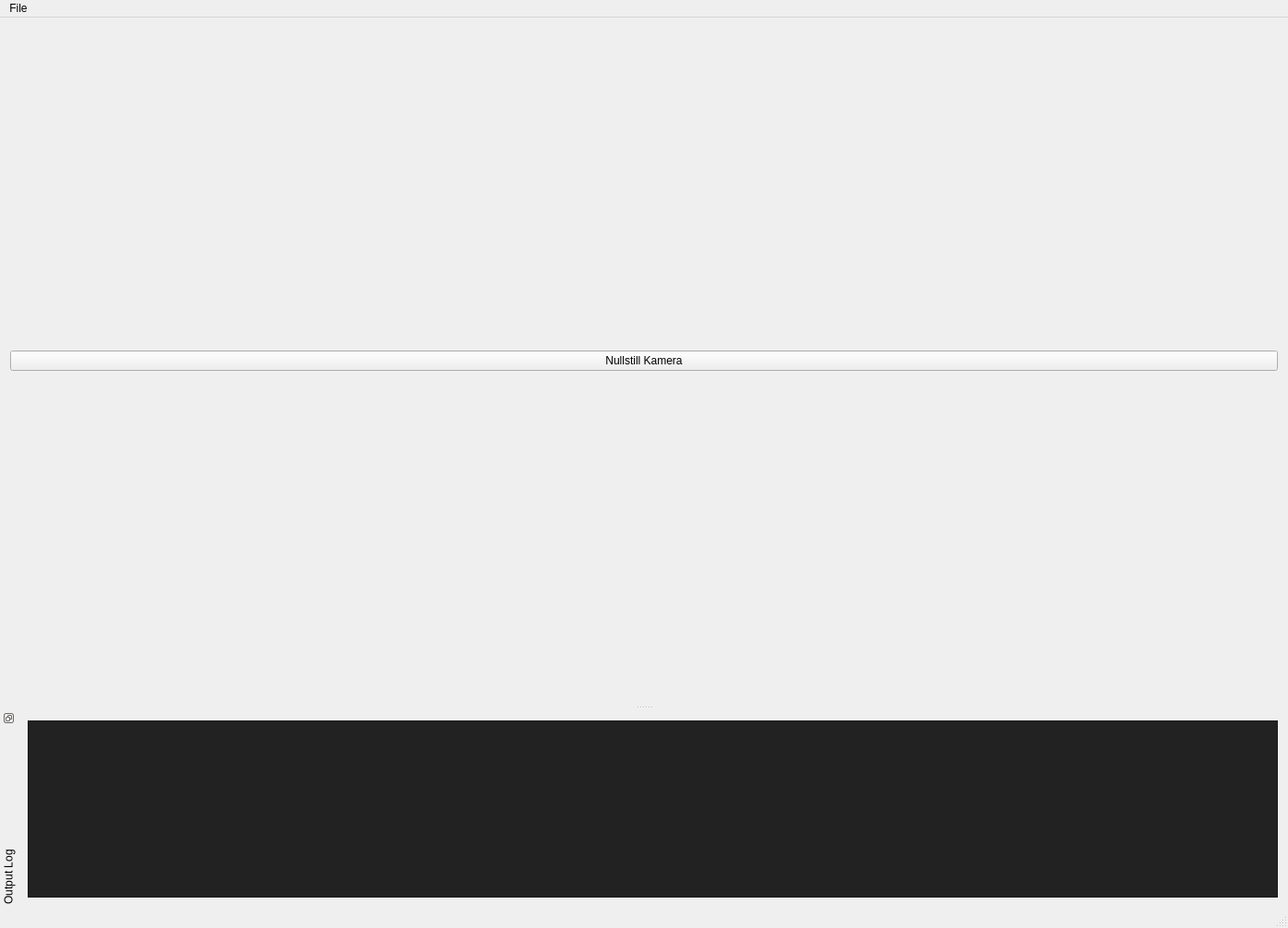
<?xml version="1.0" encoding="UTF-8"?>
<ui version="4.0">
 <class>MainWindow</class>
 <widget class="QMainWindow" name="MainWindow">
  <property name="geometry">
   <rect>
    <x>0</x>
    <y>0</y>
    <width>1396</width>
    <height>1006</height>
   </rect>
  </property>
  <property name="windowTitle">
   <string>OpenGL in Qt is great fun!</string>
  </property>
  <widget class="QWidget" name="centralWidget">
   <layout class="QVBoxLayout" name="verticalLayout">
    <item>
     <widget class="QPushButton" name="resetbutton">
      <property name="text">
       <string>Nullstill Kamera</string>
      </property>
      <property name="checkable">
       <bool>true</bool>
      </property>
     </widget>
    </item>
    <item>
     <layout class="QVBoxLayout" name="OpenGLLayout"/>
    </item>
   </layout>
  </widget>
  <widget class="QMenuBar" name="menuBar">
   <property name="geometry">
    <rect>
     <x>0</x>
     <y>0</y>
     <width>1396</width>
     <height>17</height>
    </rect>
   </property>
   <widget class="QMenu" name="menuFile">
    <property name="title">
     <string>File</string>
    </property>
    <addaction name="fileExit"/>
   </widget>
   <addaction name="menuFile"/>
  </widget>
  <widget class="QStatusBar" name="statusBar"/>
  <widget class="QDockWidget" name="dockWidgetConsole">
   <property name="features">
    <set>QDockWidget::DockWidgetFloatable|QDockWidget::DockWidgetMovable|QDockWidget::DockWidgetVerticalTitleBar</set>
   </property>
   <property name="windowTitle">
    <string>Output Log</string>
   </property>
   <attribute name="dockWidgetArea">
    <number>8</number>
   </attribute>
   <widget class="QWidget" name="dockWidgetContents">
    <layout class="QHBoxLayout" name="horizontalLayout">
     <item>
      <widget class="QPlainTextEdit" name="outputLog">
       <property name="palette">
        <palette>
         <active>
          <colorrole role="Button">
           <brush brushstyle="SolidPattern">
            <color alpha="255">
             <red>34</red>
             <green>34</green>
             <blue>34</blue>
            </color>
           </brush>
          </colorrole>
          <colorrole role="Light">
           <brush brushstyle="SolidPattern">
            <color alpha="255">
             <red>51</red>
             <green>51</green>
             <blue>51</blue>
            </color>
           </brush>
          </colorrole>
          <colorrole role="Midlight">
           <brush brushstyle="SolidPattern">
            <color alpha="255">
             <red>42</red>
             <green>42</green>
             <blue>42</blue>
            </color>
           </brush>
          </colorrole>
          <colorrole role="Dark">
           <brush brushstyle="SolidPattern">
            <color alpha="255">
             <red>17</red>
             <green>17</green>
             <blue>17</blue>
            </color>
           </brush>
          </colorrole>
          <colorrole role="Mid">
           <brush brushstyle="SolidPattern">
            <color alpha="255">
             <red>23</red>
             <green>23</green>
             <blue>23</blue>
            </color>
           </brush>
          </colorrole>
          <colorrole role="Text">
           <brush brushstyle="SolidPattern">
            <color alpha="255">
             <red>255</red>
             <green>255</green>
             <blue>255</blue>
            </color>
           </brush>
          </colorrole>
          <colorrole role="BrightText">
           <brush brushstyle="SolidPattern">
            <color alpha="255">
             <red>255</red>
             <green>255</green>
             <blue>255</blue>
            </color>
           </brush>
          </colorrole>
          <colorrole role="ButtonText">
           <brush brushstyle="SolidPattern">
            <color alpha="255">
             <red>255</red>
             <green>255</green>
             <blue>255</blue>
            </color>
           </brush>
          </colorrole>
          <colorrole role="Base">
           <brush brushstyle="SolidPattern">
            <color alpha="255">
             <red>34</red>
             <green>34</green>
             <blue>34</blue>
            </color>
           </brush>
          </colorrole>
          <colorrole role="Window">
           <brush brushstyle="SolidPattern">
            <color alpha="255">
             <red>34</red>
             <green>34</green>
             <blue>34</blue>
            </color>
           </brush>
          </colorrole>
          <colorrole role="Shadow">
           <brush brushstyle="SolidPattern">
            <color alpha="255">
             <red>0</red>
             <green>0</green>
             <blue>0</blue>
            </color>
           </brush>
          </colorrole>
          <colorrole role="AlternateBase">
           <brush brushstyle="SolidPattern">
            <color alpha="255">
             <red>17</red>
             <green>17</green>
             <blue>17</blue>
            </color>
           </brush>
          </colorrole>
          <colorrole role="ToolTipBase">
           <brush brushstyle="SolidPattern">
            <color alpha="255">
             <red>255</red>
             <green>255</green>
             <blue>220</blue>
            </color>
           </brush>
          </colorrole>
          <colorrole role="ToolTipText">
           <brush brushstyle="SolidPattern">
            <color alpha="255">
             <red>0</red>
             <green>0</green>
             <blue>0</blue>
            </color>
           </brush>
          </colorrole>
          <colorrole role="PlaceholderText">
           <brush brushstyle="SolidPattern">
            <color alpha="128">
             <red>255</red>
             <green>255</green>
             <blue>255</blue>
            </color>
           </brush>
          </colorrole>
         </active>
         <inactive>
          <colorrole role="Button">
           <brush brushstyle="SolidPattern">
            <color alpha="255">
             <red>34</red>
             <green>34</green>
             <blue>34</blue>
            </color>
           </brush>
          </colorrole>
          <colorrole role="Light">
           <brush brushstyle="SolidPattern">
            <color alpha="255">
             <red>51</red>
             <green>51</green>
             <blue>51</blue>
            </color>
           </brush>
          </colorrole>
          <colorrole role="Midlight">
           <brush brushstyle="SolidPattern">
            <color alpha="255">
             <red>42</red>
             <green>42</green>
             <blue>42</blue>
            </color>
           </brush>
          </colorrole>
          <colorrole role="Dark">
           <brush brushstyle="SolidPattern">
            <color alpha="255">
             <red>17</red>
             <green>17</green>
             <blue>17</blue>
            </color>
           </brush>
          </colorrole>
          <colorrole role="Mid">
           <brush brushstyle="SolidPattern">
            <color alpha="255">
             <red>23</red>
             <green>23</green>
             <blue>23</blue>
            </color>
           </brush>
          </colorrole>
          <colorrole role="Text">
           <brush brushstyle="SolidPattern">
            <color alpha="255">
             <red>255</red>
             <green>255</green>
             <blue>255</blue>
            </color>
           </brush>
          </colorrole>
          <colorrole role="BrightText">
           <brush brushstyle="SolidPattern">
            <color alpha="255">
             <red>255</red>
             <green>255</green>
             <blue>255</blue>
            </color>
           </brush>
          </colorrole>
          <colorrole role="ButtonText">
           <brush brushstyle="SolidPattern">
            <color alpha="255">
             <red>255</red>
             <green>255</green>
             <blue>255</blue>
            </color>
           </brush>
          </colorrole>
          <colorrole role="Base">
           <brush brushstyle="SolidPattern">
            <color alpha="255">
             <red>34</red>
             <green>34</green>
             <blue>34</blue>
            </color>
           </brush>
          </colorrole>
          <colorrole role="Window">
           <brush brushstyle="SolidPattern">
            <color alpha="255">
             <red>34</red>
             <green>34</green>
             <blue>34</blue>
            </color>
           </brush>
          </colorrole>
          <colorrole role="Shadow">
           <brush brushstyle="SolidPattern">
            <color alpha="255">
             <red>0</red>
             <green>0</green>
             <blue>0</blue>
            </color>
           </brush>
          </colorrole>
          <colorrole role="AlternateBase">
           <brush brushstyle="SolidPattern">
            <color alpha="255">
             <red>17</red>
             <green>17</green>
             <blue>17</blue>
            </color>
           </brush>
          </colorrole>
          <colorrole role="ToolTipBase">
           <brush brushstyle="SolidPattern">
            <color alpha="255">
             <red>255</red>
             <green>255</green>
             <blue>220</blue>
            </color>
           </brush>
          </colorrole>
          <colorrole role="ToolTipText">
           <brush brushstyle="SolidPattern">
            <color alpha="255">
             <red>0</red>
             <green>0</green>
             <blue>0</blue>
            </color>
           </brush>
          </colorrole>
          <colorrole role="PlaceholderText">
           <brush brushstyle="SolidPattern">
            <color alpha="128">
             <red>255</red>
             <green>255</green>
             <blue>255</blue>
            </color>
           </brush>
          </colorrole>
         </inactive>
         <disabled>
          <colorrole role="Button">
           <brush brushstyle="SolidPattern">
            <color alpha="255">
             <red>34</red>
             <green>34</green>
             <blue>34</blue>
            </color>
           </brush>
          </colorrole>
          <colorrole role="Light">
           <brush brushstyle="SolidPattern">
            <color alpha="255">
             <red>51</red>
             <green>51</green>
             <blue>51</blue>
            </color>
           </brush>
          </colorrole>
          <colorrole role="Midlight">
           <brush brushstyle="SolidPattern">
            <color alpha="255">
             <red>42</red>
             <green>42</green>
             <blue>42</blue>
            </color>
           </brush>
          </colorrole>
          <colorrole role="Dark">
           <brush brushstyle="SolidPattern">
            <color alpha="255">
             <red>17</red>
             <green>17</green>
             <blue>17</blue>
            </color>
           </brush>
          </colorrole>
          <colorrole role="Mid">
           <brush brushstyle="SolidPattern">
            <color alpha="255">
             <red>23</red>
             <green>23</green>
             <blue>23</blue>
            </color>
           </brush>
          </colorrole>
          <colorrole role="Text">
           <brush brushstyle="SolidPattern">
            <color alpha="255">
             <red>17</red>
             <green>17</green>
             <blue>17</blue>
            </color>
           </brush>
          </colorrole>
          <colorrole role="BrightText">
           <brush brushstyle="SolidPattern">
            <color alpha="255">
             <red>255</red>
             <green>255</green>
             <blue>255</blue>
            </color>
           </brush>
          </colorrole>
          <colorrole role="ButtonText">
           <brush brushstyle="SolidPattern">
            <color alpha="255">
             <red>17</red>
             <green>17</green>
             <blue>17</blue>
            </color>
           </brush>
          </colorrole>
          <colorrole role="Base">
           <brush brushstyle="SolidPattern">
            <color alpha="255">
             <red>34</red>
             <green>34</green>
             <blue>34</blue>
            </color>
           </brush>
          </colorrole>
          <colorrole role="Window">
           <brush brushstyle="SolidPattern">
            <color alpha="255">
             <red>34</red>
             <green>34</green>
             <blue>34</blue>
            </color>
           </brush>
          </colorrole>
          <colorrole role="Shadow">
           <brush brushstyle="SolidPattern">
            <color alpha="255">
             <red>0</red>
             <green>0</green>
             <blue>0</blue>
            </color>
           </brush>
          </colorrole>
          <colorrole role="AlternateBase">
           <brush brushstyle="SolidPattern">
            <color alpha="255">
             <red>34</red>
             <green>34</green>
             <blue>34</blue>
            </color>
           </brush>
          </colorrole>
          <colorrole role="ToolTipBase">
           <brush brushstyle="SolidPattern">
            <color alpha="255">
             <red>255</red>
             <green>255</green>
             <blue>220</blue>
            </color>
           </brush>
          </colorrole>
          <colorrole role="ToolTipText">
           <brush brushstyle="SolidPattern">
            <color alpha="255">
             <red>0</red>
             <green>0</green>
             <blue>0</blue>
            </color>
           </brush>
          </colorrole>
          <colorrole role="PlaceholderText">
           <brush brushstyle="SolidPattern">
            <color alpha="128">
             <red>255</red>
             <green>255</green>
             <blue>255</blue>
            </color>
           </brush>
          </colorrole>
         </disabled>
        </palette>
       </property>
      </widget>
     </item>
    </layout>
   </widget>
  </widget>
  <action name="fileExit">
   <property name="text">
    <string>Exit</string>
   </property>
   <property name="shortcut">
    <string>Ctrl+Q</string>
   </property>
  </action>
 </widget>
 <layoutdefault spacing="6" margin="11"/>
 <resources/>
 <connections/>
</ui>
